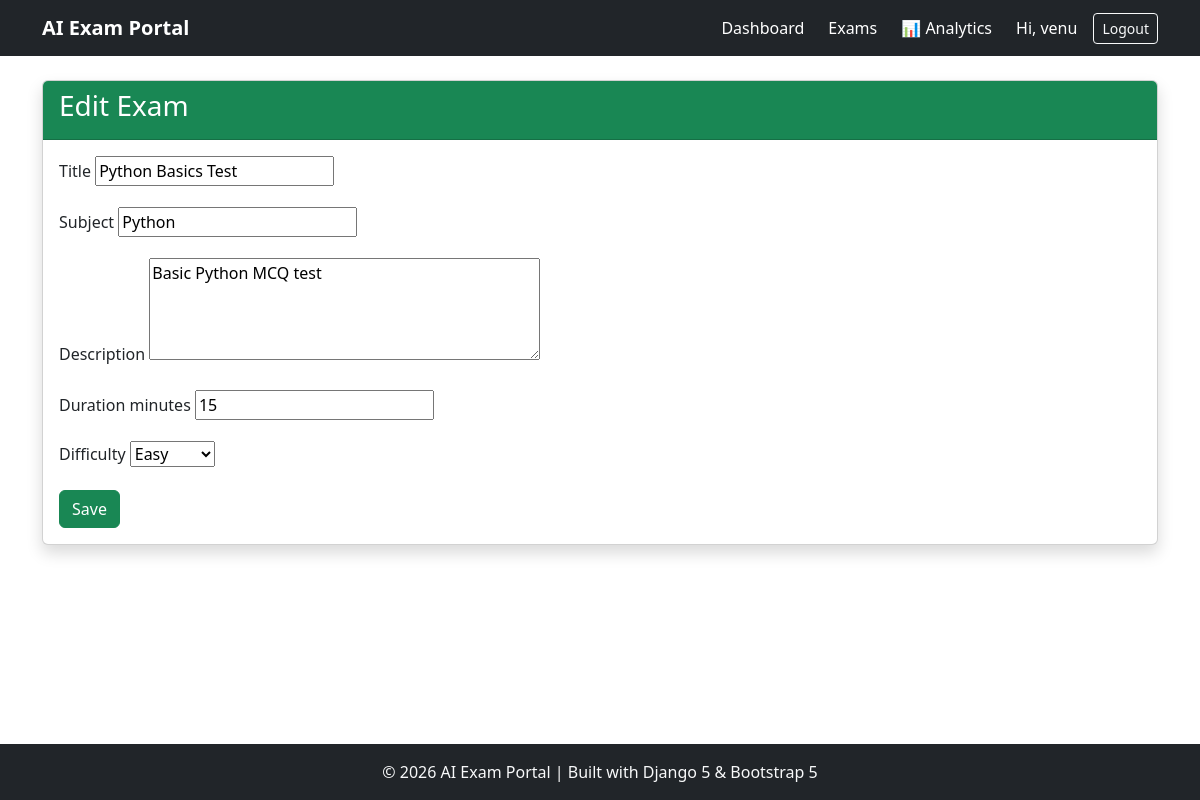
The app's page /exams/1/edit/ (signed in), older data.
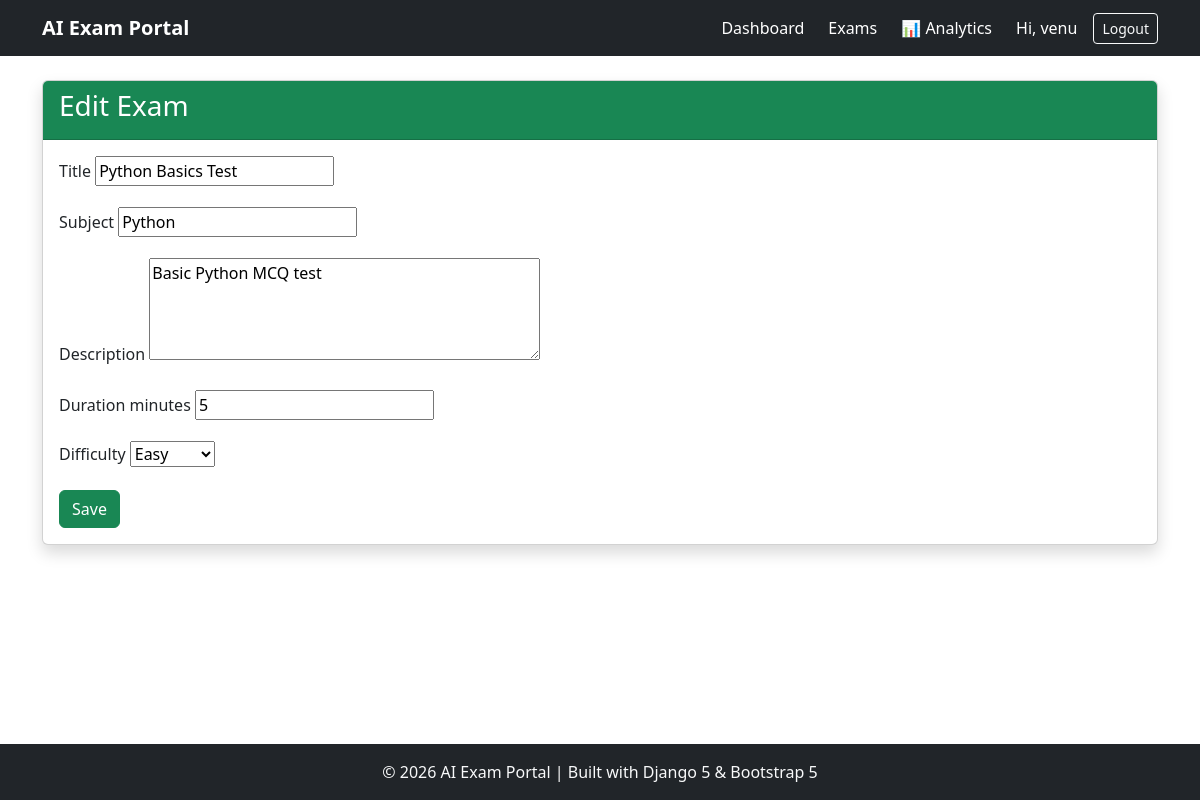
The same page, newer data.
### exams/models.py (models this page shows, shortened)
class Exam(models.Model):
    DIFFICULTY_CHOICES = [
        ('Easy', 'Easy'),
        ('Medium', 'Medium'),
        ('Hard', 'Hard'),
    ]
    title = models.CharField(max_length=200)
    subject = models.CharField(max_length=100)
    description = models.TextField(blank=True)
    duration_minutes = models.PositiveIntegerField(default=30)
    negative_marking = models.BooleanField(
        default=False,
        help_text="Enable negative marking for incorrect answers."
    )
    negative_marks = models.FloatField(
        default=0.25,
        help_text="Marks deducted for each incorrect answer."
    )
    difficulty = models.CharField(
        max_length=10,
        choices=DIFFICULTY_CHOICES
    )
    created_by = models.ForeignKey(
        User,
        on_delete=models.CASCADE
    )
    created_at = models.DateTimeField(
        auto_now_add=True
    )
    class Meta:
        ordering = ['-created_at']

### exams/views.py (the view, shortened to what this page needs)
# urls.py: path('<int:pk>/edit/', ExamUpdateView.as_view(), name='exam_update'),
class ExamUpdateView(LoginRequiredMixin, UpdateView):
    model = Exam
    form_class = ExamForm
    template_name = "exams/exam_form.html"
    success_url = reverse_lazy(
        "exam_list"
    )

### exams/forms.py
class ExamForm(forms.ModelForm):
    class Meta:
        model = Exam
        fields = [
            'title',
            'subject',
            'description',
            'duration_minutes',
            'difficulty'
        ]
        widgets = {
            'description': forms.Textarea(attrs={'rows': 4}),
        }

### templates/exams/exam_form.html (shortened to what this page needs)
{% extends 'base.html' %}
{% block content %}
<div class="card shadow">
    <div class="card-header bg-success text-white">
        <h3>{% if object %}Edit Exam{% else %}Create Exam{% endif %}</h3>
    </div>
    <div class="card-body">
        <form method="post">
            {% for field in form %}
                <div class="mb-3">
                    <label class="form-label">{{ field.label }}</label>
                    {{ field }}
                </div>
            {% endfor %}
            <button type="submit" class="btn btn-success">
                Save
            </button>
        </form>
    </div>
</div>
{% endblock %}

Row changes from the older to the newer data that the page shows:
changed Exam "Python Basics Test": duration_minutes "15" → "5"
